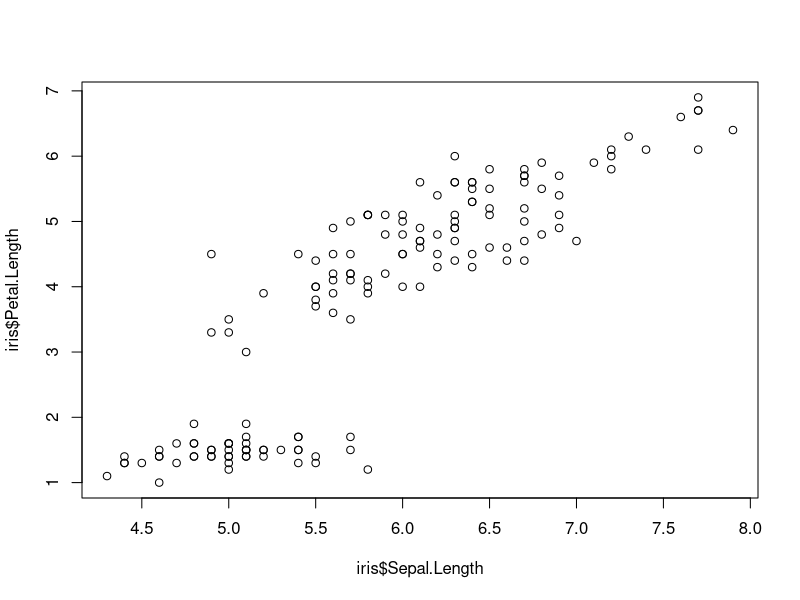
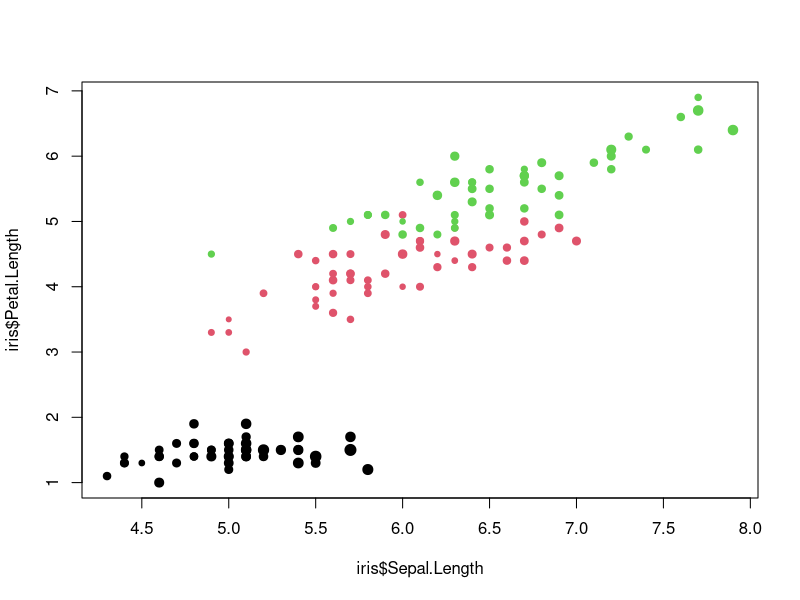
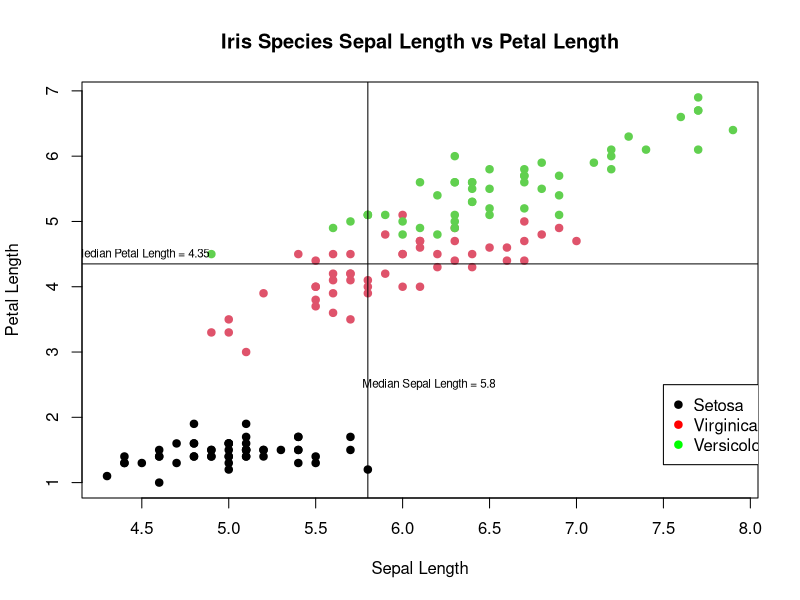
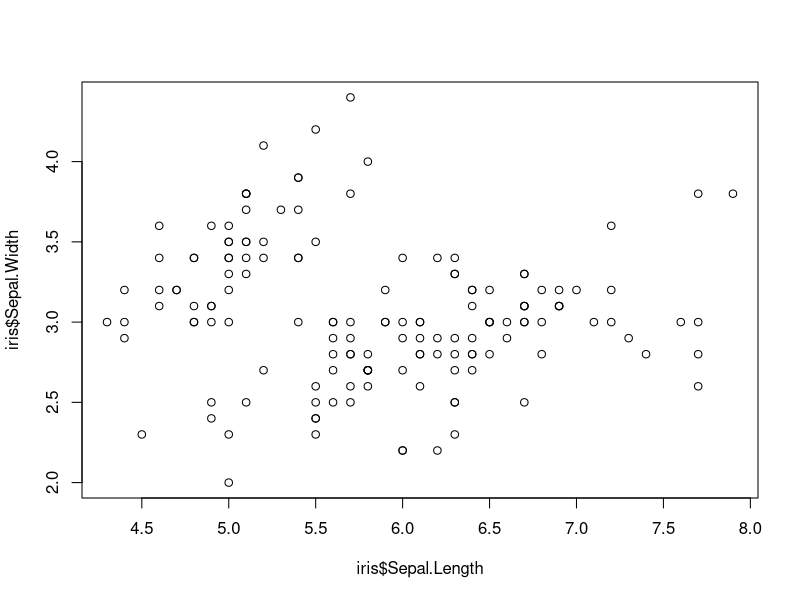
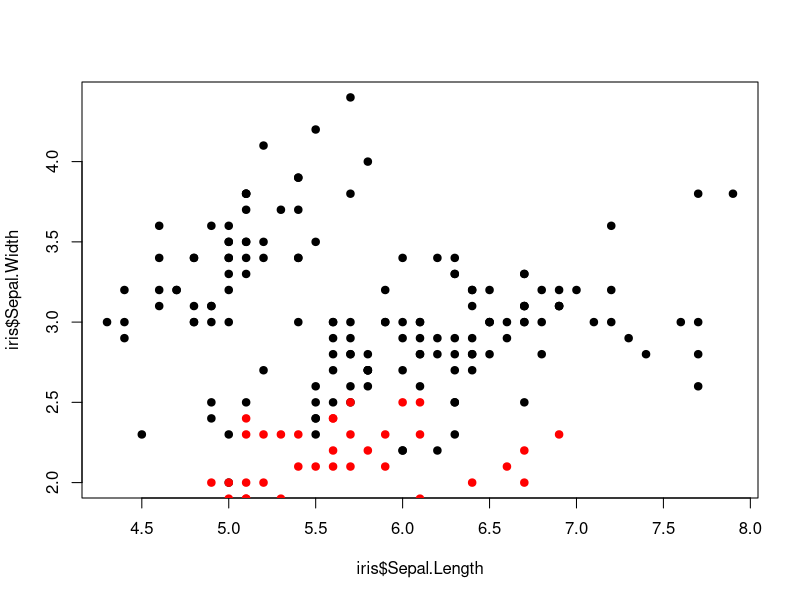

Write R code to recreate these figures, in order.
# This script was used during an introductory workshop for ggplot2 in Spring 
# 2017 as part of the Middlebury Data Study Group. For more information on the 
# group, visit our website at http://go.middlebury.edu/studygroup. This workshop
# was created and run by Ryan Clement, Data Services Librarian. 

# Install and load necessary packages for the workshop. 
install.packages("tidyverse")
library(tidyverse)

##############################################################
# Super Quick Intro to R functionality for complete newbies. #
##############################################################

# See your working directory
getwd()

# Set your working directory
setwd("~/experiements/studyGroup/meetings/agendas")
getwd()

# Use R as a calculator
2 + 2
2 * 2
2.0/2.1
2^2*((3/4) + 6)
3%%2

# Assign a value to a variable
x <- 3
x**2
x
y <- x**2
x + y

# Scalars, vectors, and matrices. You've seen scalars above, such as x <- 3. 
# Vectors are assigend the same way, use the concatenate function c():
x <- c(3, 4, 6, 7, 2)
x

# You can still use arithmetic, etc. on vectors
x <- c(3, 4, 6, 7, 2)
x * 3

# Matrices are two-dimensional vectors.
x <- matrix(c(3, 4, 6, 7, 2, 1), ncol = 2)
x

# Data frames are matrices with names for rows/columns.
x <- matrix(c(3, 4, 6, 7, 2, 1), ncol = 2)
as.data.frame(x)

# Again, you can still use arithmetic, etc. on matrices and data frames
x <- matrix(c(3, 4, 6, 7, 2, 1), ncol = 2)
x*3
as.data.frame(x) * 3

# This has just been the briefest intro to R - there are many great resources 
# for learning the basics, such as ...

# R has many packages for many different types of statistical and visual 
# analysis. We're going to look at one of the most popular and powerful packages
# for visualization, ggplot2. First, let's take a look at the base R 
# visualization tools. We're going to use two datasets from R today, one called 
# iris, [CITATION], and one called diamonds [CITATION]. Let's take a look at 
# iris first. 

str(iris)
head(iris)

# We can use base R plot() function to make a simple scatterplot.

plot(iris$Sepal.Length, iris$Petal.Length)

# We can add colors based on the species variable, size the points based on 
# a formula, and change the symbology.

plot(iris$Sepal.Length, iris$Petal.Length, 
     col = iris$Species, 
     pch = 19,
     cex = iris$Sepal.Width/median(iris$Sepal.Width))

# However, we're missing a legend! In base R plotting, you need to add legends 
# and proper labels yourself.

plot(iris$Sepal.Length, iris$Petal.Length, 
     col = iris$Species, 
     pch = 19,
     xlab = "Sepal Length",
     ylab = "Petal Length", 
     main = "Iris Species Sepal Length vs Petal Length")
legend(7.5, 2.5, 
       c("Setosa", "Virginica", "Versicolor"), 
       pch = 19, 
       col = c("black", "red", "green"))

# You can also add other annotations like median lines to a basic plot.

abline(v = median(iris$Sepal.Length), h = median(iris$Petal.Length) )
text(4.5, median(iris$Petal.Length) + 0.15, 
     paste("Median Petal Length =", median(iris$Petal.Length)),
     cex = 0.7)
text(median(iris$Sepal.Length) + 0.35, 2.5, 
     paste("Median Sepal Length =", median(iris$Sepal.Length)),
     cex = 0.7)


# BUT THERE IS AN EASIER WAY! Using the ggplot2 package, part of the 
# "tidyverse," we can more easily make graphs that look great. ggplot2 handles
# a lot of the decisions, such as making labels, for you! It also makes objects, 
# not static plots, so we can manipulate them rather than just building them up 
# by drawing over the already made plots.

# For example, in base plot, if we go back to our basic scatterplot:

plot(iris$Sepal.Length, iris$Sepal.Width)

# and then decide we want to add the width data as well, we can do that like 
# this:

plot(iris$Sepal.Length, iris$Sepal.Width, pch = 19)
points(iris$Petal.Length, iris$Petal.Width, pch = 19, col = "red")

# What's wrong with this? The new points (the red ones) were simply added onto 
# the existing plot. So, in addition to having no legend, our plot is cut off at 
# the bottom.


#############################
#### CLEANING IRIS DATA #####
#############################

# Making iris_tidy by using tidyr functions gather() and separate(). Gathers all
# non-categorial headers into one column, key, and then associates them with 
# their previous values, which it puts into the Value column. You can just run 
# this code.

iris_tidy <- iris %>%
  gather(key, Value, - Species) %>%
  separate(key, c("Part", "Measure"), "\\.") 

# Making iris_wide uses the same tidyr functions as above, plus the function 
# spread(). First, so that we can keep track of which measures belong to which 
# flower, we need to add a unique identifier in a column called Flower.

iris$Flower <- 1:nrow(iris)

iris_wide <- iris %>%
  gather(key, value, -Species, -Flower) %>%
  separate(key, c("Part", "Measure"), "\\.") %>%
  spread(Measure, value)